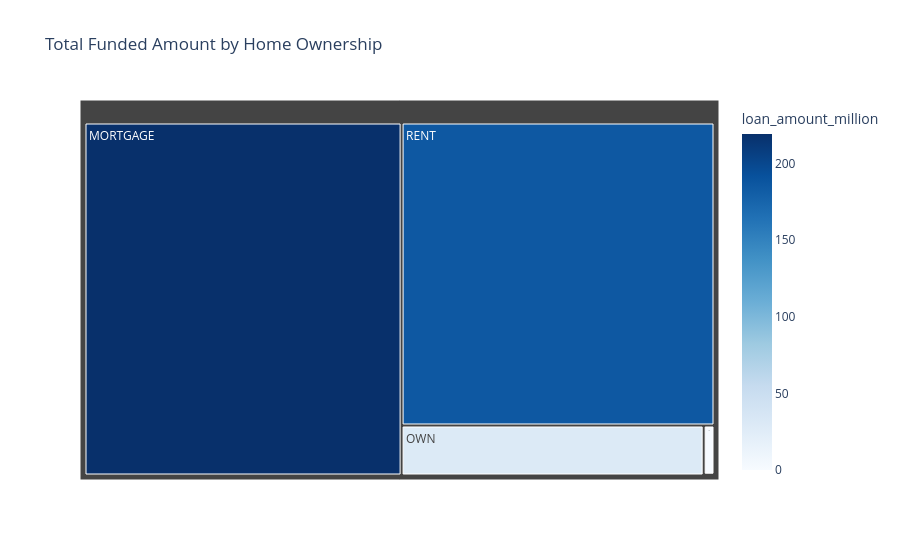

Notebook code cell kept with this figure:
### Markdown cell above
### Home Ownership by Total Funded Amount

### Code cell
home_funding = df.groupby('home_ownership')['loan_amount'].sum().reset_index()
home_funding['loan_amount_million'] = home_funding['loan_amount'] / 1000000

fig = px.treemap(
    home_funding,
    path = ["home_ownership"],
    values = 'loan_amount_million',
    color = 'loan_amount_million',
    color_continuous_scale = 'Blues',
    title = "Total Funded Amount by Home Ownership "
)

fig.show()

### Figure 1 — Plotly figure (JSON) as saved in the notebook; plotly's stock layout.template omitted (floating-point values rounded to 4 significant figures)
{"data": [{"branchvalues": "total", "customdata": [[219.3], [0.0168], [1.045], [29.6], [185.8]], "domain": {"x": [0, 1], "y": [0, 1]}, "hovertemplate": "labels=%{label}<br>loan_amount_million_sum=%{value}<br>parent=%{parent}<br>id=%{id}<br>loan_amount_million=%{color}<extra></extra>", "ids": ["MORTGAGE", "NONE", "OTHER", "OWN", "RENT"], "labels": ["MORTGAGE", "NONE", "OTHER", "OWN", "RENT"], "marker": {"coloraxis": "coloraxis", "colors": [219.3, 0.0168, 1.045, 29.6, 185.8]}, "name": "", "parents": ["", "", "", "", ""], "type": "treemap", "values": [219.3, 0.0168, 1.045, 29.6, 185.8]}], "layout": {"coloraxis": {"colorbar": {"title": {"text": "loan_amount_million"}}, "colorscale": [[0, "rgb(247,251,255)"], [0.125, "rgb(222,235,247)"], [0.25, "rgb(198,219,239)"], [0.375, "rgb(158,202,225)"], [0.5, "rgb(107,174,214)"], [0.625, "rgb(66,146,198)"], [0.75, "rgb(33,113,181)"], [0.875, "rgb(8,81,156)"], [1, "rgb(8,48,107)"]]}, "legend": {"tracegroupgap": 0}, "title": {"text": "Total Funded Amount by Home Ownership "}}}
